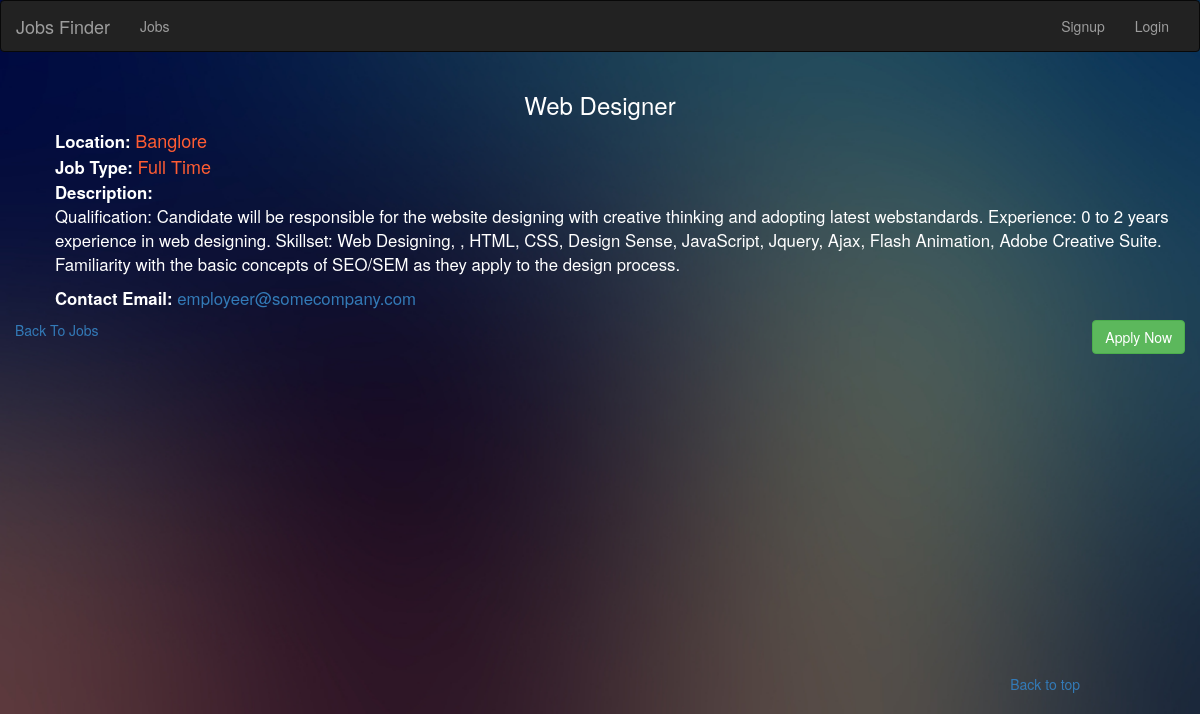
Page /job.php?id=1 on the committed database.
### tables this page shows
CREATE TABLE `jobs` (
  `id` int(11) NOT NULL,
  `title` varchar(255) NOT NULL,
  `description` text NOT NULL,
  `location` varchar(255) NOT NULL,
  `category_id` int(11) NOT NULL,
  `contact_email` varchar(255) NOT NULL,
  `job_type` varchar(255) NOT NULL
);

### lib/Database.php (called while the page is built, shortened)
<?php
class Database{
     public $dbhost = DB_HOST;
     public $dbuser = DB_USER;
     public $dbname = DB_NAME;
     public $dbpass = DB_PASS;
     public $link;
    private function connect(){
        $this->link = new mysqli($this->dbhost,$this->dbuser,$this->dbpass,$this->dbname);
    }
    public function select($query){
        $result = $this->link->query($query) or die($this->link->error.__LINE__);
        if ($result->num_rows>0){
            return $result;
        }
        else{
            return false;
        }
    }
}

### job.php (the view, shortened to what this page needs)
<?php include 'includes/header.php'; ?>
 <?php include 'lib/Database.php';?>
 <?php
    $db = new Database();
  if (isset($_GET['id'])){
	  $id = $_GET['id'];
	  $query = "SELECT * FROM jobs WHERE id ='$id'";
	  $result = $db->select($query);
	  $row = $result->fetch_assoc();
  }
 ?>
<div class="col-sm-12">
	<h3 class="text-center"><?php echo $row['title'];?></h3>
			<ul class="detail">
				<li> <strong> Location: </strong><span id="tag"><?php echo  $row['location'];?></span></li>
				<li> <strong> Job Type: </strong><span id="tag"><?php echo $row['job_type']; ?></span></li>
				<li> <strong> Description:</strong><p>
					<?php echo $row['description'] ; ?>
				 </p>
				</li>
				<li><strong>Contact Email:</strong><a href="mailto:<?php echo $row['contact_email'];?>">
				<?php echo $row['contact_email'];?></a></li>
			</ul>
	<?php if(isset($_SESSION['user'])): ?>
			<a href="mail1.php">
				<button style="float: right;" class="btn btn-success">Apply Now</button>
			</a>
		<?php else : ?>
		<a href="login.php">
			<button style="float: right;" class="btn btn-success">Apply Now</button>
		</a>
	    <?php endif; ?>
			<p><a href="jobs.php">Back To Jobs</a></p>
</div>
<?php include 'includes/footer.php'; ?>

### css/style.css (style rules this page uses)
body { padding-bottom: 40px; color: #5a5a5a; }
li { list-style: none; }
a { text-decoration-style: none; }

### includes/header.php (style rules this page uses)
body { background: url(img/32.jpg); background-size: 100% 100%; background-repeat: no-repeat; color: #ffffff; }

### job.php (style rules this page uses)
.detail { font-size: 1.2em; }
#tag { color: #ff5c33; font-size: large; }

### rows in the picture
jobs: title "Web Designer", location "Banglore", job_type "Full Time", description "Qualification: Candidate will be responsible for the website designing with creative thinking and adopting latest webstandards. Experience: 0 to 2 years experience in web designing. Skillset: Web Designing, , HTML, CSS, Design Sense, JavaScript, Jquery, Ajax, Flash Animation, Adobe Creative Suite. Familiarity with the basic concepts of SEO/SEM as they apply to the design process.", contact_email "employeer@somecompany.com"
